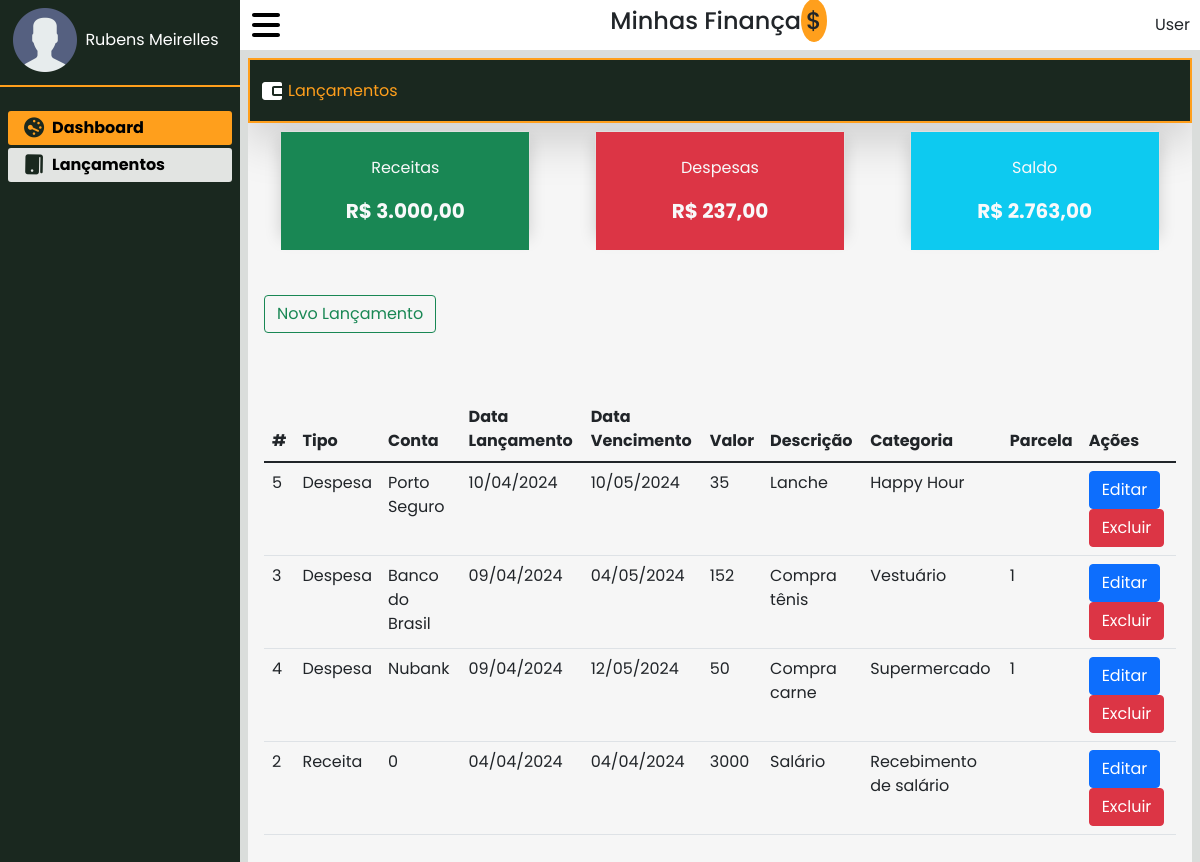
Page /lancamentos on the committed database.
### tables this page shows
CREATE TABLE IF NOT EXISTS `lancamentos` (
  `id` int NOT NULL AUTO_INCREMENT,
  `tipo` varchar(50) NOT NULL,
  `conta` varchar(50) NOT NULL,
  `data_lancamento` date NOT NULL,
  `data_vencimento` date NOT NULL,
  `valor` double NOT NULL,
  `descricao` varchar(200) NOT NULL,
  `categoria` varchar(50) NOT NULL,
  `parcelas` varchar(11) NOT NULL,
  PRIMARY KEY (`id`)
);

### app/lib/lib_clean_url.php (called while the page is built)
<?php
function cleanUrl($url)
{
    $format_a = 'ÀÁÂÃÄÅÆÇÈÉÊËÌÍÎÏÐÑÒÓÔÕÖØÙÚÛÜüÝÞßàáâãäåæçèéêëìíîïðñòóôõöøùúûýýþÿRr"!@#$%&*()_-+={[}]?;:.,\\\'<>°ºª ';
    $format_b = 'aaaaaaaceeeeiiiidnoooooouuuuuybsaaaaaaaceeeeiiiidnoooooouuuyybyRr________________________________________________________________________________________________';
    $content_strtr = strtr(utf8_decode($url), utf8_decode($format_a), $format_b);
    $content_replace = str_ireplace(" ", "", $content_strtr);
    $content_tag = strip_tags($content_replace);
    return $content_tag;
}

### app/functions/functions.php (called while the page is built, shortened)
<?php
function buscarLancamentos($conn, $table, $where = "", $order = ""){
    if (!empty($order)) {
        $order = "ORDER BY $order";
    }
    if (!empty($where)) {
        $where = $where;
    }
    $queryLancamentos = "SELECT * FROM $table WHERE $where $order";
    $executeLancamentos = mysqli_query($conn, $queryLancamentos);
    $resultLancamentos = mysqli_fetch_all($executeLancamentos, MYSQLI_ASSOC);
    return $resultLancamentos;
}
function buscarReceitasDespesas($conn, $table, $tipo){
    $queryReceitas = "SELECT SUM(valor) AS valor FROM $table WHERE tipo = '$tipo'";
    $executeReceitas = mysqli_query($conn, $queryReceitas);
    $resultReceitas = mysqli_fetch_assoc($executeReceitas);
    return $resultReceitas;
}
function calcularSaldo($conn, $table, $tipoReceita, $tipoDespesa) {
    $receitas = buscarReceitasDespesas($conn, $table, $tipoReceita);
    $totalReceitas = $receitas['valor'];
    $despesas = buscarReceitasDespesas($conn, $table, $tipoDespesa);
    $totalDespesas = $despesas['valor'];
    $saldo = $totalReceitas - $totalDespesas;
    return $saldo;
}

### app/view/lancamentos.php (the view, shortened to what this page needs)
<?php
    require_once '../financas/app/functions/functions.php';
    $table = 'lancamentos';
    $tipo = "Receita";
    $receitas = buscarReceitasDespesas($conn, $table, $tipo);
    $table = 'lancamentos';
    $tipo = "Despesa";
    $despesas = buscarReceitasDespesas($conn, $table, $tipo);
    $saldo = calcularSaldo($conn, 'lancamentos', 'Receita', 'Despesa');
    $table = 'lancamentos';
    $where = 1;
    $order = "data_lancamento DESC";
    $lancamentos = buscarLancamentos($conn, $table, $where, $order);
?>
<div class="main-content p-2 left-250">
    <div class="content">
        <div class="d-flex align-items-center shadow-lg main-header">
            <svg xmlns="http://www.w3.org/2000/svg" width="24" height="24" viewBox="0 0 24 24" style="fill: rgba(255, 255, 255, 1);">
                <path d="M14 9h8v6h-8z"></path>
                <path d="M20 3H5C3.346 3 2 4.346 2 6v12c0 1.654 1.346 3 3 3h15c1.103 0 2-.897 2-2v-2h-8c-1.103 0-2-.897-2-2V9c0-1.103.897-2 2-2h8V5c0-1.103-.897-2-2-2z"></path>
            </svg>
            <span class="text-orange px-1">Lançamentos</h3>
        </div>
        <div class="d-flex justify-content-around align-items-center mt-2 dashboard">
            <div class="card shadow d-flex credit-card">
                <div class="card-body d-flex justify-content-around align-items-center text-light bg-success">
                    <div class="d-flex justify-content-center align-items-center flex-column p-2 icon-card">
                        <span>Receitas</span>
                        <span class="fs-5 fw-bolder mt-3">R$ <?php echo number_format($receitas['valor'], 2, ',', '.');?></span>
                    </div>
                </div>
            </div>
            <div class="card shadow d-flex credit-card">
                <div class="card-body d-flex justify-content-around align-items-center text-light bg-danger">
                    <div class="d-flex justify-content-center align-items-center flex-column p-2 icon-card">
                        <span>Despesas</span>
                        <span class="fs-5 fw-bolder mt-3">R$ <?php echo number_format($despesas['valor'], 2, ',', '.');?></span>
                    </div>
                </div>
            </div>
            <div class="card shadow d-flex credit-card">
                <div class="card-body d-flex justify-content-around align-items-center text-light bg-info">
                    <div class="d-flex justify-content-center align-items-center flex-column p-2 icon-card">
                        <span>Saldo</span>
                        <span class="fs-5 fw-bolder mt-3">R$ <?php echo number_format($saldo, 2, ',', '.');?></span>
                    </div>
                </div>
            </div>
        </div>
        <div class="mt-5 p-3">
            <button type="button" class="btn btn-outline-success" data-bs-toggle="modal" data-bs-target="#lancamentoModal">Novo Lançamento</button>
        </div>
        <div class="p-3" style="width:450px">
        </div>
        <div class="p-3">
            <table class="table">
                <thead>
                    <tr>
                        <th scope="col">#</th>
                        <th scope="col">Tipo</th>
                        <th scope="col">Conta</th>
                        <th scope="col">Data Lançamento</th>
                        <th scope="col">Data Vencimento</th>
                        <th scope="col">Valor</th>
                        <th scope="col">Descrição</th>
                        <th scope="col">Categoria</th>
                        <th scope="col">Parcela</th>
                        <th scope="col">Ações</th>
                    </tr>
                </thead>
                <tbody class="table-group-divider">
                    <?php foreach ($lancamentos as $result) : ?>
                        <?php extract($result); ?>
                        <tr>
                            <td scope='row'><?php echo $id; ?></td>
                            <td scope='row'><?php echo $tipo; ?></td>
                            <td scope='row'><?php echo $conta; ?></td>
                            <td scope='row'><?php echo date("d/m/Y", strtotime($data_lancamento)); ?></td>
                            <td scope='row'><?php echo date("d/m/Y", strtotime($data_vencimento)); ?></td>
                            <td scope='row'><?php echo $valor; ?></td>
                            <td scope='row'><?php echo $descricao; ?></td>
                            <td scope='row'><?php echo $categoria; ?></td>
                            <td scope='row'><?php echo $parcelas; ?></td>
                            <td>
                                <button type='button' class='btn btn-primary'>Editar</button>
                                <button type='button' class='btn btn-danger'>Excluir</button>
                            </td>
                        </tr>
                    <?php endforeach; ?>
                </tbody>
            </table>
        </div>
    </div>
</div>

### app/includes/header.php (shortened to what this page needs)
<!DOCTYPE html>
<html lang="pt-br">
<head>
    <link rel="stylesheet" href="app/assets/css/style.css">
    <link rel="stylesheet" href="app/assets/css/bootstrap.min.css">
</head>
    <aside class="sidebar position-absolute d-flex flex-column top-0 text-white width-240">
        <div class="d-flex justify-content-center align-items-center p-2 user-data" id="user-data">
            <img src="app/assets/images/avatar.png" alt="user">
            <span class="mx-2">Rubens Meirelles</span>
        </div>
        <div class="divider"></div>
        <div class="mt-2">
            <ul class="menu-item p-2">
                <a href="home" class="text-decoration-none menu-list active">
                    <li class="text-black fw-bolder"><i class="fas fa-tachometer-alt fa-rotate-by fa-lg mx-2 icon-color" style="--fa-rotate-angle: 91deg;"></i><span class="item-menu">Dashboard</span></li>
                </a>
                <a href="lancamentos" class="text-decoration-none menu-list">
                    <li class="text-black fw-bolder"><i class="fas fa-wallet fa-rotate-by fa-lg mx-2 icon-color" style="--fa-rotate-angle: 91deg;"></i><span class="item-menu">Lançamentos</span></li>
                </a>
            </ul>
        </div>
    </aside>
    <body>
    <div class="shadow d-flex justify-content-between align-items-center top-header left-250">
        <div class="menu">
        </div>
        <h1>Minhas Finança<span>$</span></h1>
        <div class="user">User</div>
    </div>
    <body>

### index.php (shortened to what this page needs)
<?php include_once '../financas/app/includes/header.php';
$url = filter_input(INPUT_GET, 'url', FILTER_DEFAULT);
include_once '../financas/app/lib/lib_clean_url.php';
$url_clean = cleanUrl($url);
$url_path = explode("/", $url_clean);
if (isset($url_path['0'])) {
    $path_page = $url_path['0'];
}
?>
<body>
<?php
    if(!empty($path_page)){
        if(file_exists("app/view/" . $path_page . ".php")){
            include "app/view/" . $path_page . ".php";
        } else {
            include "app/view/404.php";
        }
    } else {
        include "app/view/home.php";
    }
;?>
<?php include_once '../financas/app/includes/footer.php'?>

### app/includes/footer.php (shortened to what this page needs)
</body>
</html>

### app/assets/css/style.css (style rules this page uses)
* { list-style: none; text-decoration: none; margin: 0; padding: 0; box-sizing: border-box; font-family: "Poppins", sans-serif; }
.main-content { height: calc(100vh - 50px); background-color: #dadddb; }
.content { height: 100%; background-color: #f6f6f6; overflow-y: auto; }
.sidebar { height: 100%; background-color: #1a281f; width: 240px; transition: width 0.1s ease-in-out; z-index: 1; top: 0; left: 0; overflow-x: hidden; }
h1 { font-size: 1.5rem !important; }
h1 span { background-color: #ff9f1c; border-radius: 50%; padding: 5px; }
.user-data img { width: 64px; }
.user-data span, .item-menu { visibility: visible; }
.divider { margin: 5px 0; border: 1px solid #ff9f1c; }
.menu { cursor: pointer; }
.menu-list li { display: block; padding: 5px 8px; border-radius: 3px; background-color: #e2e4e2; margin: 3px 0; transition: .2s; }
.active li { background-color: #ff9f1c; }
.left-250 { margin-left: 240px; }
.top-header { padding: 10px; height: 50px; }
.top-header, .content { transition: margin-left 0.2s ease-in-out; }
.main-header { padding: 10px; background-color: #1a281f; height: 65px; border: 2px solid #ff9f1c; }
.text-orange { color: #ff9f1c; }
.credit-card { width: 250px !important; height: 100px !important; }

### rows in the picture
lancamentos: id "5", tipo "Despesa", conta "Porto Seguro", data_lancamento "10/04/2024", data_vencimento "10/05/2024", valor "35", descricao "Lanche", categoria "Happy Hour"
lancamentos: id "3", tipo "Despesa", conta "Banco do Brasil", data_lancamento "09/04/2024", data_vencimento "04/05/2024", valor "152", descricao "Compra tênis", categoria "Vestuário", parcelas "1"
lancamentos: id "4", tipo "Despesa", conta "Nubank", data_lancamento "09/04/2024", data_vencimento "12/05/2024", valor "50", descricao "Compra carne", categoria "Supermercado", parcelas "1"
lancamentos: id "2", tipo "Receita", conta "0", data_lancamento "04/04/2024", data_vencimento "04/04/2024", valor "3000", descricao "Salário", categoria "Recebimento de salário"

### other values in the picture
$receitas['valor'] "3.000,00"
$despesas['valor'] "237,00"
$saldo "2.763,00"
